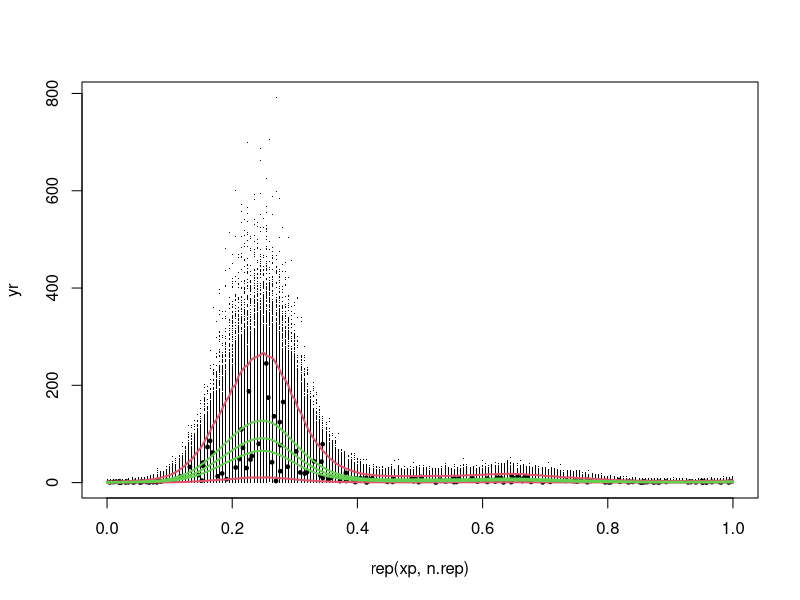

Write R code to recreate this figure.
## Prediction interval example for Gamma GAM

library(mgcv)

## simulate some data...
f <- function(x) (0.2 * x^11 * (10 * (1 - x))^6 + 10 *
                    (10 * x)^3 * (1 - x)^10)/2
x <- runif(200)
fx <- f(x)
Ey <- exp(fx);scale <- .5 ## mean and GLM scale parameter
## Note that `shape' and `scale' in `rgamma' are almost
## opposite terminology to that used with GLM/GAM...
set.seed(8)
y <- rgamma(Ey*0,shape=1/scale,scale=Ey*scale)

## fit smooth model to x, y data...
model <- gam(y~s(x,k=20),family=Gamma(link=log),method="REML")

## extract parameter estimates and cov matrix...
beta <- coef(model)
Vb <- vcov(model)

## simulate replicate beta vectors from posterior...
Cv <- chol(Vb)
n.rep=10000
nb <- length(beta)
br <- t(Cv) %*% matrix(rnorm(n.rep*nb),nb,n.rep) + beta

## turn these into replicate linear predictors...
xp <- 0:200/200
Xp <- predict(model,newdata=data.frame(x=xp),type="lpmatrix")
lp <- Xp%*%br
fv <- exp(lp) ## ... finally, replicate expected value vectors

## now simulate from Gamma deviates with mean as in fv
## and estimated scale...

yr <- matrix(rgamma(fv*0,shape=1/model$scale,scale=fv*scale),nrow(fv),ncol(fv))

plot(rep(xp,n.rep),yr,pch=".") ## plotting replicates
points(x,y,pch=19,cex=.5) ## and original data

## compute 95% prediction interval...
PI <- apply(yr,1,quantile,prob=c(.025,0.975))
## and plot it...
lines(xp,PI[1,],col=2,lwd=2);lines(xp,PI[2,],col=2,lwd=2)

## Confidence interval for comparison...
pred <- predict(model,newdata=data.frame(x=xp),se=TRUE)
lines(xp,exp(pred$fit),col=3,lwd=2)
u.ci <- exp(pred$fit + 2*pred$se.fit)
l.ci <- exp(pred$fit - 2*pred$se.fit)
lines(xp,u.ci,col=3,lwd=2);lines(xp,l.ci,col=3,lwd=2)

